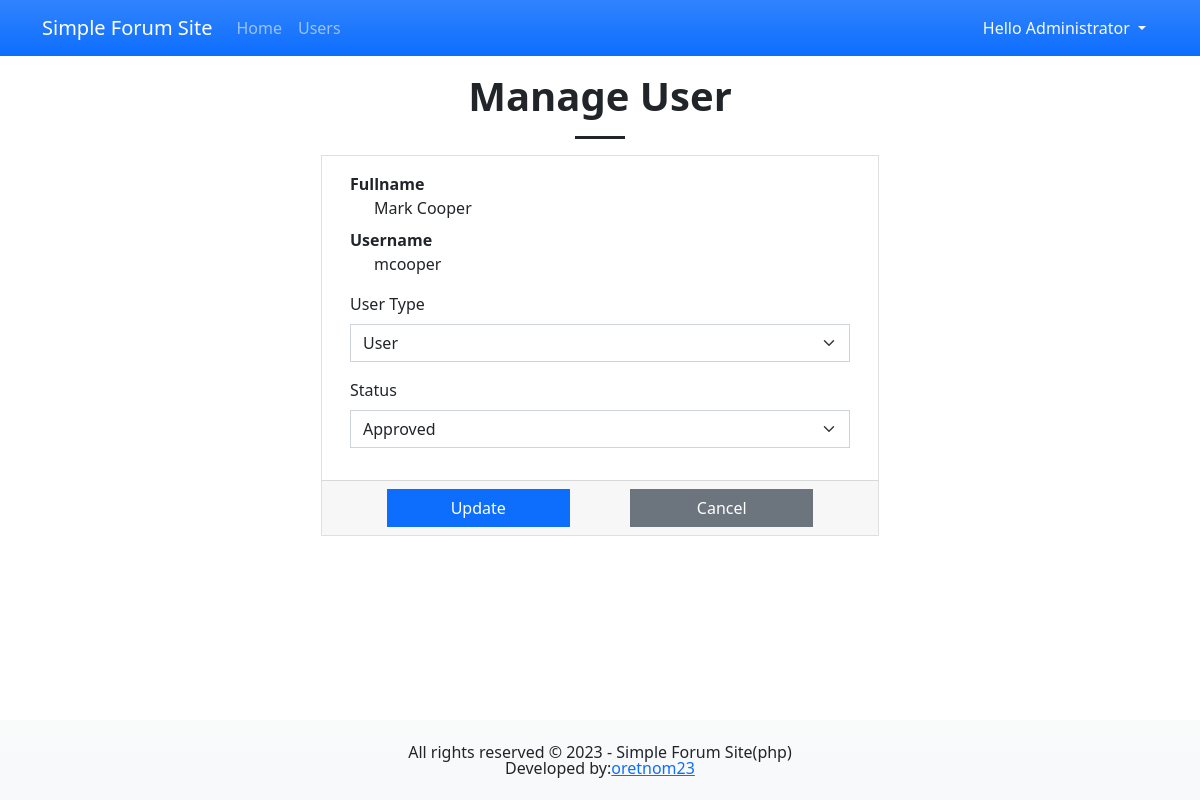
Page /?page=manage_user&id=2 (signed in) on the committed database.
### tables this page shows
CREATE TABLE `user_list` (
            `user_id` INTEGER NOT NULL PRIMARY KEY AUTOINCREMENT,
            `fullname` INTEGER NOT NULL,
            `username` TEXT NOT NULL,
            `password` TEXT NOT NULL,
            `type` TINYINT(1) NOT NULL Default 0,
            `status` TINYINT(1) NOT NULL Default 0,
            `date_created` TIMESTAMP DEFAULT CURRENT_TIMESTAMP
        );

### manage_user.php (the view, shortened to what this page needs)
<?php
$sql = "SELECT `user_id`, `fullname`, `username`, `status`, `type` FROM `user_list` where `user_id` = '{$_GET['id']}' ";
$query = $conn->query($sql);
$data = $query->fetchArray();
?>
<h1 class="text-center fw-bolder">Manage User</h1>
<hr class="mx-auto opacity-100" style="width:50px;height:3px">
<div class="col-lg-6 col-md-8 col-sm-12 col-12 mx-auto">
    <div class="card rounded-0">
        <div class="card-body">
            <div class="container-fluid">
                <form action="" id="update-user">
                    <dl>
                        <dt class="text-body-tertiary">Fullname</dt>
                        <dd class="ps-4"><?= $data['fullname'] ?? '' ?></dd>
                        <dt class="text-body-tertiary">Username</dt>
                        <dd class="ps-4"><?= $data['username'] ?? '' ?></dd>
                    </dl>
                    <div class="mb-3">
                        <label for="type" class="form-label">User Type</label>
                        <select name="type" id="type" class="form-select rounded-0" requried>
                            <option value="2" <?= isset($data['type']) && $data['type'] == 2 ? "selected" : "" ?>>User</option>
                        </select>
                    </div>
                    <div class="mb-3">
                        <label for="status" class="form-label">Status</label>
                        <select name="status" id="status" class="form-select rounded-0" requried>
                            <option value="1" <?= isset($data['status']) && $data['status'] == 1 ? "selected" : "" ?>>Approved</option>
                        </select>
                    </div>
                </form>
            </div>
        </div>
        <div class="card-footer">
            <div class="row justify-content-evenly">
                <button class="btn col-lg-4 col-md-5 col-sm-12 col-12 btn-primary rounded-0" form="update-user">Update</button>
                <a class="btn col-lg-4 col-md-5 col-sm-12 col-12 btn-secondary rounded-0" href='./?page=users'>Cancel</a>
            </div>
        </div>
    </div>
</div>

### css/custom.css (style rules this page uses)
html, body { margin: unset; height: 100%; width: 100%; overflow-x: hidden; }
body { padding-bottom:5em; }

### rows in the picture
user_list: fullname "Mark Cooper", username "mcooper", type "User", status "Approved"

### other values in the picture
$_SESSION['fullname'] "Administrator"
